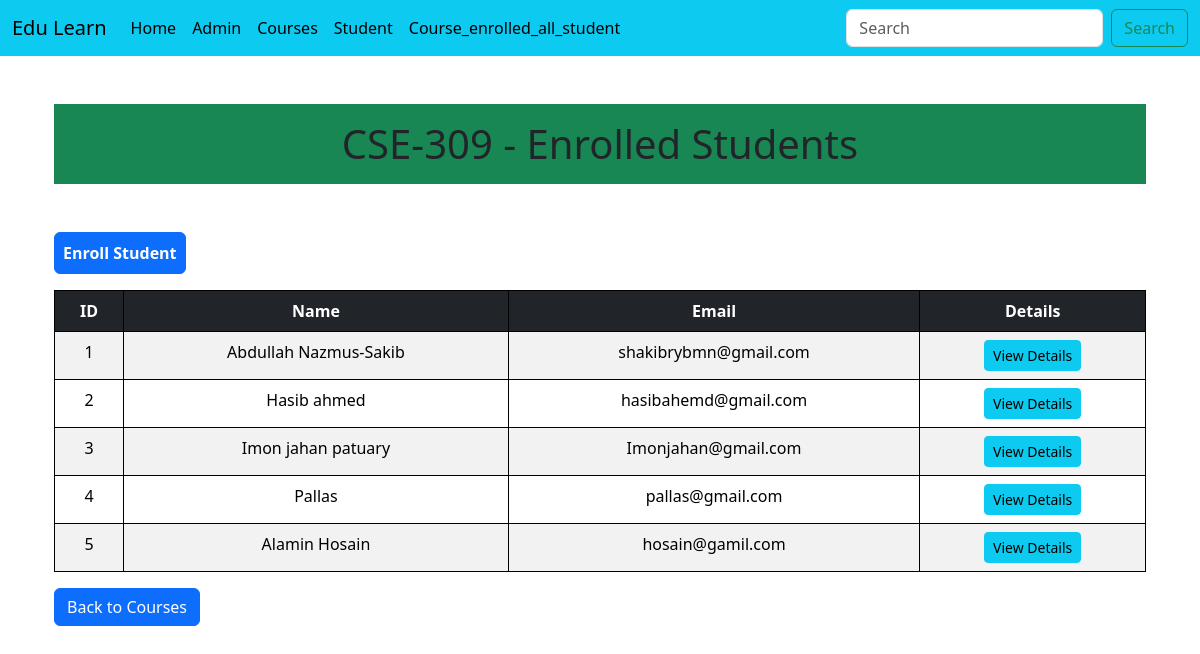
Page /courses/course_enrolled_student/2 on the earlier database version.
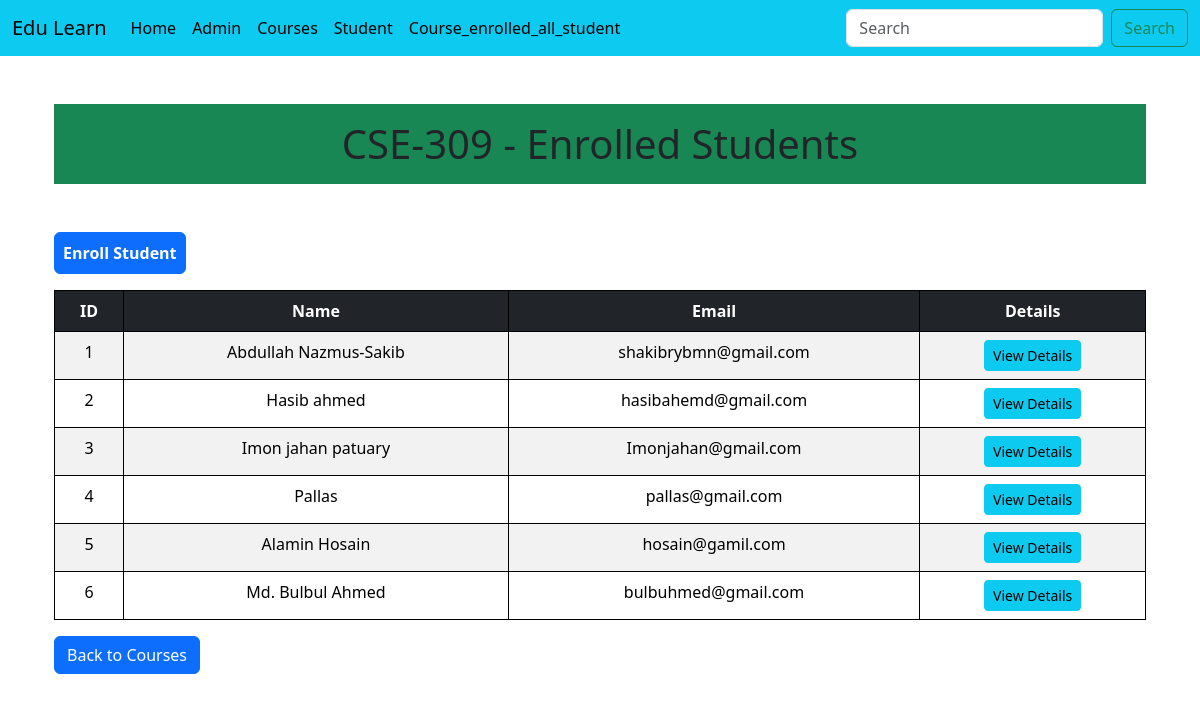
Same page on the later database version.
### Courses/models.py (models this page shows, shortened)
class Student(models.Model):
    name = models.CharField(max_length=100)
    email = models.EmailField(unique=True)
    enrolled_courses = models.ManyToManyField(Courses, related_name='students')

### Courses/views.py (the view)
# urls.py: path('course_enrolled_student/<int:id>',views.course_enrolled_student,name='course_enrolled_student'),
def course_enrolled_student(request, id):
    course = get_object_or_404(Courses, id=id)  # Get the specific course
    students = course.students.all()  # Fetch enrolled students
    return render(request, "Courses/course_enrolled_student.html", {'course': course, 'students': students})

### templates/Courses/course_enrolled_student.html (shortened to what this page needs)
{% extends "Courses/base.html" %}
{% block content %}
<div class="container">
    <h1 class="text-center my-5 py-3 bg-success">{{ course.title }} - Enrolled Students</h1>
    <a href="{% url 'enroll_student' %}" class='btn btn-primary mb-3 p-2 fw-bold'>Enroll Student</a>
    <table class="table table-striped">
        <thead>
            <tr class="table-dark">
                <th>ID</th>
                <th>Name</th>
                <th>Email</th>
                <th>Details</th>
            </tr>
        </thead>
        <tbody>
            {% for student in students %}
            <tr>
                <td>{{ forloop.counter }}</td>
                <td>{{ student.name }}</td>
                <td>{{ student.email }}</td>
                <td>
                    <a href="{% url 'individual_std_details' student.id %}" class="btn btn-info btn-sm">
                        View Details
                    </a>
                </td>
            </tr>
            {% empty %}
            <tr>
                <td colspan="4" class="text-center text-danger">No students enrolled in this course.</td>
            </tr>
            {% endfor %}
        </tbody>
    </table>
    <a href="{% url 'course_list' %}" class="btn btn-primary">Back to Courses</a>
</div>
{% endblock content %}

Differences in the rows shown:
added Student: name "Md. Bulbul Ahmed", email "bulbuhmed@gmail.com"
